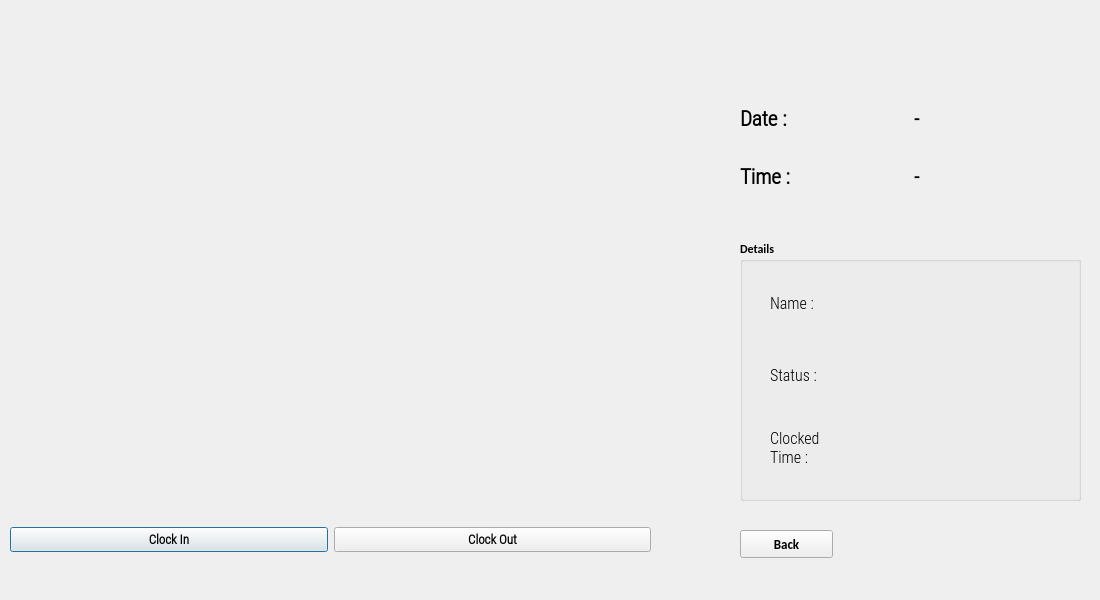
<?xml version="1.0" encoding="UTF-8"?>
<ui version="4.0">
 <class>OutputDialog</class>
 <widget class="QDialog" name="OutputDialog">
  <property name="geometry">
   <rect>
    <x>0</x>
    <y>0</y>
    <width>1100</width>
    <height>600</height>
   </rect>
  </property>
  <property name="minimumSize">
   <size>
    <width>0</width>
    <height>0</height>
   </size>
  </property>
  <property name="maximumSize">
   <size>
    <width>1280</width>
    <height>720</height>
   </size>
  </property>
  <property name="font">
   <font>
    <family>Calibri</family>
    <weight>75</weight>
    <bold>true</bold>
   </font>
  </property>
  <property name="windowTitle">
   <string>Time Based Attendance App</string>
  </property>
  <property name="windowIcon">
   <iconset>
    <normaloff>icon.jpg</normaloff>icon.jpg</iconset>
  </property>
  <widget class="QLabel" name="imgLabel">
   <property name="geometry">
    <rect>
     <x>20</x>
     <y>10</y>
     <width>640</width>
     <height>480</height>
    </rect>
   </property>
   <property name="minimumSize">
    <size>
     <width>4</width>
     <height>0</height>
    </size>
   </property>
   <property name="maximumSize">
    <size>
     <width>640</width>
     <height>480</height>
    </size>
   </property>
   <property name="text">
    <string/>
   </property>
  </widget>
  <widget class="QWidget" name="horizontalLayoutWidget">
   <property name="geometry">
    <rect>
     <x>10</x>
     <y>500</y>
     <width>641</width>
     <height>80</height>
    </rect>
   </property>
   <layout class="QHBoxLayout" name="horizontalLayout">
    <item>
     <widget class="QPushButton" name="ClockInButton">
      <property name="font">
       <font>
        <family>Roboto Condensed Light</family>
        <pointsize>10</pointsize>
        <weight>75</weight>
        <bold>true</bold>
       </font>
      </property>
      <property name="text">
       <string>Clock In</string>
      </property>
      <property name="checkable">
       <bool>true</bool>
      </property>
     </widget>
    </item>
    <item>
     <widget class="QPushButton" name="ClockOutButton">
      <property name="font">
       <font>
        <family>Roboto Condensed Light</family>
        <pointsize>10</pointsize>
        <weight>75</weight>
        <bold>true</bold>
       </font>
      </property>
      <property name="text">
       <string>Clock Out</string>
      </property>
      <property name="checkable">
       <bool>true</bool>
      </property>
     </widget>
    </item>
   </layout>
  </widget>
  <widget class="QWidget" name="gridLayoutWidget">
   <property name="geometry">
    <rect>
     <x>740</x>
     <y>92</y>
     <width>341</width>
     <height>111</height>
    </rect>
   </property>
   <layout class="QGridLayout" name="gridLayout_2">
    <item row="1" column="0">
     <widget class="QLabel" name="label_2">
      <property name="font">
       <font>
        <family>Roboto Condensed Light</family>
        <pointsize>16</pointsize>
        <weight>75</weight>
        <bold>true</bold>
       </font>
      </property>
      <property name="text">
       <string>Time :</string>
      </property>
     </widget>
    </item>
    <item row="1" column="1">
     <widget class="QLabel" name="Time_Label">
      <property name="font">
       <font>
        <family>Roboto Condensed Light</family>
        <pointsize>15</pointsize>
        <weight>75</weight>
        <bold>true</bold>
       </font>
      </property>
      <property name="text">
       <string>-</string>
      </property>
     </widget>
    </item>
    <item row="0" column="1">
     <widget class="QLabel" name="Date_Label">
      <property name="font">
       <font>
        <family>Roboto Condensed Light</family>
        <pointsize>15</pointsize>
        <weight>75</weight>
        <bold>true</bold>
       </font>
      </property>
      <property name="text">
       <string>-</string>
      </property>
     </widget>
    </item>
    <item row="0" column="0">
     <widget class="QLabel" name="label">
      <property name="font">
       <font>
        <family>Roboto Condensed Light</family>
        <pointsize>16</pointsize>
        <weight>75</weight>
        <bold>true</bold>
       </font>
      </property>
      <property name="text">
       <string>Date :</string>
      </property>
     </widget>
    </item>
   </layout>
  </widget>
  <widget class="QGroupBox" name="groupBox">
   <property name="geometry">
    <rect>
     <x>740</x>
     <y>240</y>
     <width>341</width>
     <height>261</height>
    </rect>
   </property>
   <property name="title">
    <string>Details</string>
   </property>
   <widget class="QWidget" name="verticalLayoutWidget">
    <property name="geometry">
     <rect>
      <x>30</x>
      <y>30</y>
      <width>127</width>
      <height>211</height>
     </rect>
    </property>
    <layout class="QVBoxLayout" name="verticalLayout">
     <item>
      <widget class="QLabel" name="label_3">
       <property name="font">
        <font>
         <family>Roboto Condensed Light</family>
         <pointsize>12</pointsize>
         <weight>50</weight>
         <bold>false</bold>
        </font>
       </property>
       <property name="text">
        <string>Name : </string>
       </property>
      </widget>
     </item>
     <item>
      <widget class="QLabel" name="label_4">
       <property name="font">
        <font>
         <family>Roboto Condensed Light</family>
         <pointsize>12</pointsize>
         <weight>50</weight>
         <bold>false</bold>
        </font>
       </property>
       <property name="text">
        <string>Status :</string>
       </property>
      </widget>
     </item>
     <item>
      <widget class="QLabel" name="label_5">
       <property name="font">
        <font>
         <family>Roboto Condensed Light</family>
         <pointsize>12</pointsize>
         <weight>50</weight>
         <bold>false</bold>
        </font>
       </property>
       <property name="text">
        <string>Clocked 
Time : </string>
       </property>
      </widget>
     </item>
    </layout>
   </widget>
   <widget class="QWidget" name="verticalLayoutWidget_2">
    <property name="geometry">
     <rect>
      <x>120</x>
      <y>30</y>
      <width>131</width>
      <height>211</height>
     </rect>
    </property>
    <layout class="QVBoxLayout" name="verticalLayout_2">
     <item>
      <widget class="QLabel" name="NameLabel">
       <property name="font">
        <font>
         <family>Roboto Condensed Light</family>
         <pointsize>12</pointsize>
         <weight>50</weight>
         <bold>false</bold>
        </font>
       </property>
       <property name="text">
        <string/>
       </property>
      </widget>
     </item>
     <item>
      <widget class="QLabel" name="StatusLabel">
       <property name="font">
        <font>
         <family>Roboto Condensed Light</family>
         <pointsize>12</pointsize>
         <weight>50</weight>
         <bold>false</bold>
        </font>
       </property>
       <property name="text">
        <string/>
       </property>
      </widget>
     </item>
     <item>
      <layout class="QHBoxLayout" name="horizontalLayout_2">
       <item>
        <widget class="QLabel" name="HoursLabel">
         <property name="font">
          <font>
           <family>Roboto Condensed Light</family>
           <pointsize>12</pointsize>
           <weight>50</weight>
           <bold>false</bold>
          </font>
         </property>
         <property name="text">
          <string/>
         </property>
        </widget>
       </item>
       <item>
        <widget class="QLabel" name="MinLabel">
         <property name="font">
          <font>
           <family>Roboto Condensed Light</family>
           <pointsize>12</pointsize>
           <weight>50</weight>
           <bold>false</bold>
          </font>
         </property>
         <property name="text">
          <string/>
         </property>
        </widget>
       </item>
      </layout>
     </item>
    </layout>
   </widget>
  </widget>
  <widget class="QPushButton" name="back">
   <property name="geometry">
    <rect>
     <x>740</x>
     <y>530</y>
     <width>93</width>
     <height>28</height>
    </rect>
   </property>
   <property name="font">
    <font>
     <family>Calibri</family>
     <pointsize>10</pointsize>
     <weight>75</weight>
     <bold>true</bold>
    </font>
   </property>
   <property name="text">
    <string>Back</string>
   </property>
  </widget>
 </widget>
 <resources>
  <include location="resource.qrc"/>
 </resources>
 <connections/>
</ui>
